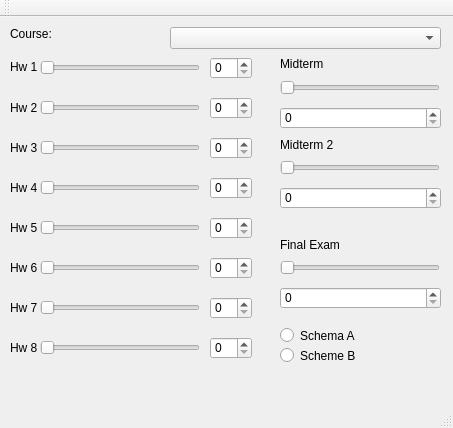
<?xml version="1.0" encoding="UTF-8"?>
<ui version="4.0">
 <class>grade_calculator</class>
 <widget class="QMainWindow" name="grade_calculator">
  <property name="geometry">
   <rect>
    <x>0</x>
    <y>0</y>
    <width>453</width>
    <height>428</height>
   </rect>
  </property>
  <property name="windowTitle">
   <string>grade_calculator</string>
  </property>
  <widget class="QWidget" name="centralWidget">
   <widget class="QSlider" name="horizontalSlider">
    <property name="geometry">
     <rect>
      <x>40</x>
      <y>40</y>
      <width>160</width>
      <height>22</height>
     </rect>
    </property>
    <property name="orientation">
     <enum>Qt::Horizontal</enum>
    </property>
   </widget>
   <widget class="QSlider" name="horizontalSlider_2">
    <property name="geometry">
     <rect>
      <x>40</x>
      <y>80</y>
      <width>160</width>
      <height>22</height>
     </rect>
    </property>
    <property name="orientation">
     <enum>Qt::Horizontal</enum>
    </property>
   </widget>
   <widget class="QSlider" name="horizontalSlider_3">
    <property name="geometry">
     <rect>
      <x>40</x>
      <y>120</y>
      <width>160</width>
      <height>22</height>
     </rect>
    </property>
    <property name="orientation">
     <enum>Qt::Horizontal</enum>
    </property>
   </widget>
   <widget class="QSlider" name="horizontalSlider_4">
    <property name="geometry">
     <rect>
      <x>40</x>
      <y>160</y>
      <width>160</width>
      <height>22</height>
     </rect>
    </property>
    <property name="orientation">
     <enum>Qt::Horizontal</enum>
    </property>
   </widget>
   <widget class="QSlider" name="horizontalSlider_5">
    <property name="geometry">
     <rect>
      <x>40</x>
      <y>200</y>
      <width>160</width>
      <height>22</height>
     </rect>
    </property>
    <property name="orientation">
     <enum>Qt::Horizontal</enum>
    </property>
   </widget>
   <widget class="QSlider" name="horizontalSlider_6">
    <property name="geometry">
     <rect>
      <x>40</x>
      <y>240</y>
      <width>160</width>
      <height>22</height>
     </rect>
    </property>
    <property name="orientation">
     <enum>Qt::Horizontal</enum>
    </property>
   </widget>
   <widget class="QSlider" name="horizontalSlider_7">
    <property name="geometry">
     <rect>
      <x>40</x>
      <y>280</y>
      <width>160</width>
      <height>22</height>
     </rect>
    </property>
    <property name="orientation">
     <enum>Qt::Horizontal</enum>
    </property>
   </widget>
   <widget class="QSlider" name="horizontalSlider_8">
    <property name="geometry">
     <rect>
      <x>40</x>
      <y>320</y>
      <width>160</width>
      <height>22</height>
     </rect>
    </property>
    <property name="orientation">
     <enum>Qt::Horizontal</enum>
    </property>
   </widget>
   <widget class="QSlider" name="horizontalSlider_9">
    <property name="geometry">
     <rect>
      <x>280</x>
      <y>60</y>
      <width>160</width>
      <height>22</height>
     </rect>
    </property>
    <property name="orientation">
     <enum>Qt::Horizontal</enum>
    </property>
   </widget>
   <widget class="QSlider" name="horizontalSlider_10">
    <property name="geometry">
     <rect>
      <x>280</x>
      <y>140</y>
      <width>160</width>
      <height>22</height>
     </rect>
    </property>
    <property name="orientation">
     <enum>Qt::Horizontal</enum>
    </property>
   </widget>
   <widget class="QSlider" name="horizontalSlider_11">
    <property name="geometry">
     <rect>
      <x>280</x>
      <y>240</y>
      <width>160</width>
      <height>22</height>
     </rect>
    </property>
    <property name="orientation">
     <enum>Qt::Horizontal</enum>
    </property>
   </widget>
   <widget class="QLabel" name="label">
    <property name="geometry">
     <rect>
      <x>10</x>
      <y>40</y>
      <width>31</width>
      <height>20</height>
     </rect>
    </property>
    <property name="text">
     <string>Hw 1</string>
    </property>
   </widget>
   <widget class="QSpinBox" name="spinBox">
    <property name="geometry">
     <rect>
      <x>210</x>
      <y>40</y>
      <width>42</width>
      <height>22</height>
     </rect>
    </property>
   </widget>
   <widget class="QSpinBox" name="spinBox_2">
    <property name="geometry">
     <rect>
      <x>210</x>
      <y>80</y>
      <width>42</width>
      <height>22</height>
     </rect>
    </property>
   </widget>
   <widget class="QSpinBox" name="spinBox_3">
    <property name="geometry">
     <rect>
      <x>210</x>
      <y>120</y>
      <width>42</width>
      <height>22</height>
     </rect>
    </property>
   </widget>
   <widget class="QSpinBox" name="spinBox_4">
    <property name="geometry">
     <rect>
      <x>210</x>
      <y>160</y>
      <width>42</width>
      <height>22</height>
     </rect>
    </property>
   </widget>
   <widget class="QSpinBox" name="spinBox_5">
    <property name="geometry">
     <rect>
      <x>210</x>
      <y>200</y>
      <width>42</width>
      <height>22</height>
     </rect>
    </property>
   </widget>
   <widget class="QSpinBox" name="spinBox_6">
    <property name="geometry">
     <rect>
      <x>210</x>
      <y>240</y>
      <width>42</width>
      <height>22</height>
     </rect>
    </property>
   </widget>
   <widget class="QSpinBox" name="spinBox_7">
    <property name="geometry">
     <rect>
      <x>210</x>
      <y>280</y>
      <width>42</width>
      <height>22</height>
     </rect>
    </property>
   </widget>
   <widget class="QSpinBox" name="spinBox_8">
    <property name="geometry">
     <rect>
      <x>210</x>
      <y>320</y>
      <width>42</width>
      <height>22</height>
     </rect>
    </property>
   </widget>
   <widget class="QSpinBox" name="spinBox_9">
    <property name="geometry">
     <rect>
      <x>280</x>
      <y>90</y>
      <width>161</width>
      <height>22</height>
     </rect>
    </property>
   </widget>
   <widget class="QSpinBox" name="spinBox_10">
    <property name="geometry">
     <rect>
      <x>280</x>
      <y>170</y>
      <width>161</width>
      <height>22</height>
     </rect>
    </property>
   </widget>
   <widget class="QSpinBox" name="spinBox_11">
    <property name="geometry">
     <rect>
      <x>280</x>
      <y>270</y>
      <width>161</width>
      <height>22</height>
     </rect>
    </property>
   </widget>
   <widget class="QRadioButton" name="SchemaA">
    <property name="geometry">
     <rect>
      <x>280</x>
      <y>310</y>
      <width>82</width>
      <height>17</height>
     </rect>
    </property>
    <property name="text">
     <string>Schema A</string>
    </property>
   </widget>
   <widget class="QRadioButton" name="SchemaB">
    <property name="geometry">
     <rect>
      <x>280</x>
      <y>330</y>
      <width>82</width>
      <height>17</height>
     </rect>
    </property>
    <property name="text">
     <string>Scheme B</string>
    </property>
   </widget>
   <widget class="QLabel" name="label_2">
    <property name="geometry">
     <rect>
      <x>10</x>
      <y>80</y>
      <width>31</width>
      <height>21</height>
     </rect>
    </property>
    <property name="text">
     <string>Hw 2</string>
    </property>
   </widget>
   <widget class="QLabel" name="label_3">
    <property name="geometry">
     <rect>
      <x>10</x>
      <y>120</y>
      <width>31</width>
      <height>21</height>
     </rect>
    </property>
    <property name="text">
     <string>Hw 3</string>
    </property>
   </widget>
   <widget class="QLabel" name="label_4">
    <property name="geometry">
     <rect>
      <x>10</x>
      <y>160</y>
      <width>31</width>
      <height>21</height>
     </rect>
    </property>
    <property name="text">
     <string>Hw 4</string>
    </property>
   </widget>
   <widget class="QLabel" name="label_5">
    <property name="geometry">
     <rect>
      <x>10</x>
      <y>200</y>
      <width>31</width>
      <height>21</height>
     </rect>
    </property>
    <property name="text">
     <string>Hw 5</string>
    </property>
   </widget>
   <widget class="QLabel" name="label_6">
    <property name="geometry">
     <rect>
      <x>10</x>
      <y>240</y>
      <width>31</width>
      <height>21</height>
     </rect>
    </property>
    <property name="text">
     <string>Hw 6</string>
    </property>
   </widget>
   <widget class="QLabel" name="label_7">
    <property name="geometry">
     <rect>
      <x>10</x>
      <y>280</y>
      <width>31</width>
      <height>21</height>
     </rect>
    </property>
    <property name="text">
     <string>Hw 7</string>
    </property>
   </widget>
   <widget class="QLabel" name="label_8">
    <property name="geometry">
     <rect>
      <x>10</x>
      <y>320</y>
      <width>31</width>
      <height>21</height>
     </rect>
    </property>
    <property name="text">
     <string>Hw 8</string>
    </property>
   </widget>
   <widget class="QLabel" name="label_9">
    <property name="geometry">
     <rect>
      <x>10</x>
      <y>10</y>
      <width>47</width>
      <height>13</height>
     </rect>
    </property>
    <property name="text">
     <string>Course:</string>
    </property>
   </widget>
   <widget class="QLabel" name="label_10">
    <property name="geometry">
     <rect>
      <x>280</x>
      <y>40</y>
      <width>47</width>
      <height>13</height>
     </rect>
    </property>
    <property name="text">
     <string>Midterm 1</string>
    </property>
   </widget>
   <widget class="QLabel" name="label_11">
    <property name="geometry">
     <rect>
      <x>280</x>
      <y>120</y>
      <width>101</width>
      <height>16</height>
     </rect>
    </property>
    <property name="text">
     <string>Midterm 2</string>
    </property>
   </widget>
   <widget class="QLabel" name="label_12">
    <property name="geometry">
     <rect>
      <x>280</x>
      <y>220</y>
      <width>81</width>
      <height>16</height>
     </rect>
    </property>
    <property name="text">
     <string>Final Exam</string>
    </property>
   </widget>
   <widget class="QComboBox" name="comboBox">
    <property name="geometry">
     <rect>
      <x>170</x>
      <y>10</y>
      <width>271</width>
      <height>22</height>
     </rect>
    </property>
   </widget>
   <widget class="QWidget" name="">
    <property name="geometry">
     <rect>
      <x>280</x>
      <y>349</y>
      <width>171</width>
      <height>16</height>
     </rect>
    </property>
    <layout class="QHBoxLayout" name="horizontalLayout">
     <item>
      <widget class="QLabel" name="label_13">
       <property name="text">
        <string>Overall Score:</string>
       </property>
      </widget>
     </item>
     <item>
      <widget class="QLabel" name="label_14">
       <property name="text">
        <string>TextLabel</string>
       </property>
      </widget>
     </item>
    </layout>
   </widget>
  </widget>
  <widget class="QMenuBar" name="menuBar">
   <property name="geometry">
    <rect>
     <x>0</x>
     <y>0</y>
     <width>453</width>
     <height>21</height>
    </rect>
   </property>
  </widget>
  <widget class="QToolBar" name="mainToolBar">
   <attribute name="toolBarArea">
    <enum>TopToolBarArea</enum>
   </attribute>
   <attribute name="toolBarBreak">
    <bool>false</bool>
   </attribute>
  </widget>
  <widget class="QStatusBar" name="statusBar"/>
 </widget>
 <layoutdefault spacing="6" margin="11"/>
 <resources/>
 <connections/>
</ui>
